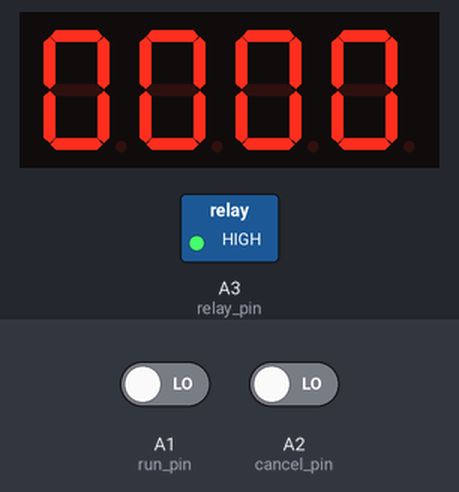
The sketch below on a simulated Arduino Uno, built with avr-gcc and run on an emulated ATmega328P. Parts: 4-digit seven-segment display, switched loads named in the sketch (green lamp = pin HIGH). Wiring (inferred from the names in the program): 4-digit 7-segment display, segments lit when HIGH: segments pin 2, pin 3, pin 4, pin 5, pin 6, pin 7, pin 8, pin 9; digit selects pin 10, pin 11, pin 12, pin 13. The inputs (shaded band) are chosen by the test bench; at power-on: A1 (run_pin) LOW, A2 (cancel_pin) LOW. The segment pins are drawn as the display they are named for; pins used as bus, display or sensor lines are not drawn; what the sketch prints to the serial monitor is not drawn.

Above: at 1.2 s.
1.3 s: A1 (run_pin) driven HIGH
At 2.1 s:
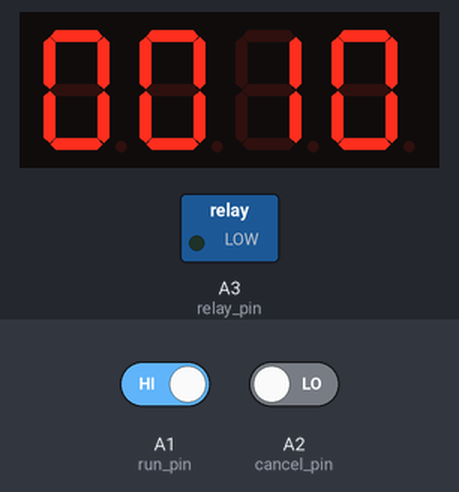
4.3 s: A2 (cancel_pin) driven HIGH
At 4.7 s:
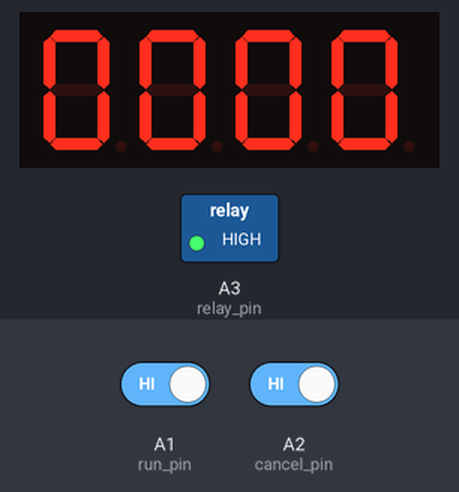
Timing chart, 0 to 7.3 s (numbered marks = the images above; inputs shaded):
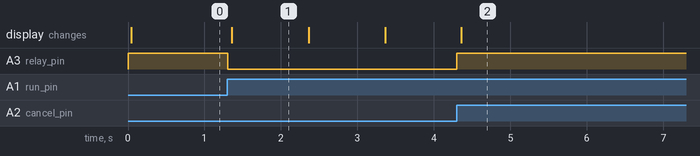

The sketch:

mini_II.ino
```cpp
int a = 2;
int b = 3;
int c = 4;
int d = 5;
int e = 6;
int f = 7;
int g = 8;
int dp = 9;

int d1 = 10;
int d2 = 11;
int d3 = 12;
int d4 = 13;

unsigned long last_time7 = 0;
unsigned int digit_pos = 1;

int run_pin = A1;
int cancel_pin = A2;
int relay_pin = A3;

int last_run = 0;
int last_cancel = 0;
unsigned long last_time = 0;

int value = 0;

void setup() {

  pinMode(run_pin, INPUT);
  pinMode(cancel_pin, INPUT);
  pinMode(relay_pin, OUTPUT);
  Serial.begin(9600);

  pinMode(a, OUTPUT);
  pinMode(b, OUTPUT);
  pinMode(c, OUTPUT);
  pinMode(d, OUTPUT);
  pinMode(e, OUTPUT);
  pinMode(f, OUTPUT);
  pinMode(g, OUTPUT);
  pinMode(dp, OUTPUT);

  pinMode(d1, OUTPUT);
  pinMode(d2, OUTPUT);
  pinMode(d3, OUTPUT);
  pinMode(d4, OUTPUT);

}

void loop() {


  unsigned long current_time = millis();

  if (current_time - last_time >= 1000 && value > 0) {
    value--;
    last_time = current_time;
  }

  if (current_time - last_time7 >= 0) {
    last_time7 = current_time;
    digit_pos++;
    if (digit_pos > 4) {
      digit_pos = 1;
    }
  }

  int current_run = digitalRead(run_pin);
  int current_cancel = digitalRead(cancel_pin);

  if (last_run == 0 && current_run == 1) {
    value += 10;
    last_time = current_time;
  }

  if (last_cancel == 0 && current_cancel == 1) {
    value = 0;
  }

  if (value > 0) {
    digitalWrite(relay_pin, LOW);
  }
  else {
    digitalWrite(relay_pin, HIGH);
  }

  Serial.println(value);

  last_run = current_run;
  last_cancel = current_cancel;

  unsigned int digit = (value / (int)(pow(10, 4 - digit_pos) + 0.5)) % 10;

  show_digit(digit);

  if (digit_pos == 1) {
    digitalWrite(d1, LOW);
    digitalWrite(d2, HIGH);
    digitalWrite(d3, HIGH);
    digitalWrite(d4, HIGH);
  } else if (digit_pos == 2) {
    digitalWrite(d1, HIGH);
    digitalWrite(d2, LOW);
    digitalWrite(d3, HIGH);
    digitalWrite(d4, HIGH);
  } else if (digit_pos == 3) {
    digitalWrite(d1, HIGH);
    digitalWrite(d2, HIGH);
    digitalWrite(d3, LOW);
    digitalWrite(d4, HIGH);
  } else {
    digitalWrite(d1, HIGH);
    digitalWrite(d2, HIGH);
    digitalWrite(d3, HIGH);
    digitalWrite(d4, LOW);
  }

}

void show_digit(int value) {

  if (value == 0) {
    digitalWrite(a, HIGH);
    digitalWrite(b, HIGH);
    digitalWrite(c, HIGH);
    digitalWrite(d, HIGH);
    digitalWrite(e, HIGH);
    digitalWrite(f, HIGH);
    digitalWrite(g, LOW);
  }

  else if (value == 1) {
    digitalWrite(a, LOW);
    digitalWrite(b, HIGH);
    digitalWrite(c, HIGH);
    digitalWrite(d, LOW);
    digitalWrite(e, LOW);
    digitalWrite(f, LOW);
    digitalWrite(g, LOW);
  }

  else if (value == 2) {
    digitalWrite(a, HIGH);
    digitalWrite(b, HIGH);
    digitalWrite(c, LOW);
    digitalWrite(d, HIGH);
    digitalWrite(e, HIGH);
    digitalWrite(f, LOW);
    digitalWrite(g, HIGH);
  }

  else if (value == 3) {
    digitalWrite(a, HIGH);
    digitalWrite(b, HIGH);
    digitalWrite(c, HIGH);
    digitalWrite(d, HIGH);
    digitalWrite(e, LOW);
    digitalWrite(f, LOW);
    digitalWrite(g, HIGH);
  }

  else if (value == 4) {
    digitalWrite(a, LOW);
    digitalWrite(b, HIGH);
    digitalWrite(c, HIGH);
    digitalWrite(d, LOW);
    digitalWrite(e, LOW);
    digitalWrite(f, HIGH);
    digitalWrite(g, HIGH);
  }

  else if (value == 5) {
    digitalWrite(a, HIGH);
    digitalWrite(b, LOW);
    digitalWrite(c, HIGH);
    digitalWrite(d, HIGH);
    digitalWrite(e, LOW);
    digitalWrite(f, HIGH);
    digitalWrite(g, HIGH);
  }

  else if (value == 6) {
    digitalWrite(a, HIGH);
    digitalWrite(b, LOW);
    digitalWrite(c, HIGH);
    digitalWrite(d, HIGH);
    digitalWrite(e, HIGH);
    digitalWrite(f, HIGH);
    digitalWrite(g, HIGH);
  }

  else if (value == 7) {
    digitalWrite(a, HIGH);
    digitalWrite(b, HIGH);
    digitalWrite(c, HIGH);
    digitalWrite(d, LOW);
    digitalWrite(e, LOW);
    digitalWrite(f, LOW);
    digitalWrite(g, LOW);
  }

  else if (value == 8) {
    digitalWrite(a, HIGH);
    digitalWrite(b, HIGH);
    digitalWrite(c, HIGH);
    digitalWrite(d, HIGH);
    digitalWrite(e, HIGH);
    digitalWrite(f, HIGH);
    digitalWrite(g, HIGH);
  }

  else if (value == 9) {
    digitalWrite(a, HIGH);
    digitalWrite(b, HIGH);
    digitalWrite(c, HIGH);
    digitalWrite(d, HIGH);
    digitalWrite(e, LOW);
    digitalWrite(f, HIGH);
    digitalWrite(g, HIGH);
  }

  digitalWrite(dp, LOW);
}
```

Measured:
- after the input at 1.3 s, A3 (relay_pin): HIGH → LOW at once; the display: changes after 0.06 s (image 1)
- after the input at 4.3 s, A3 (relay_pin): LOW → HIGH after 0.00 s instead of 7.0 s
- what the display in image 1 shows lasts 1.0 s, from 1.4 s to 2.4 s
